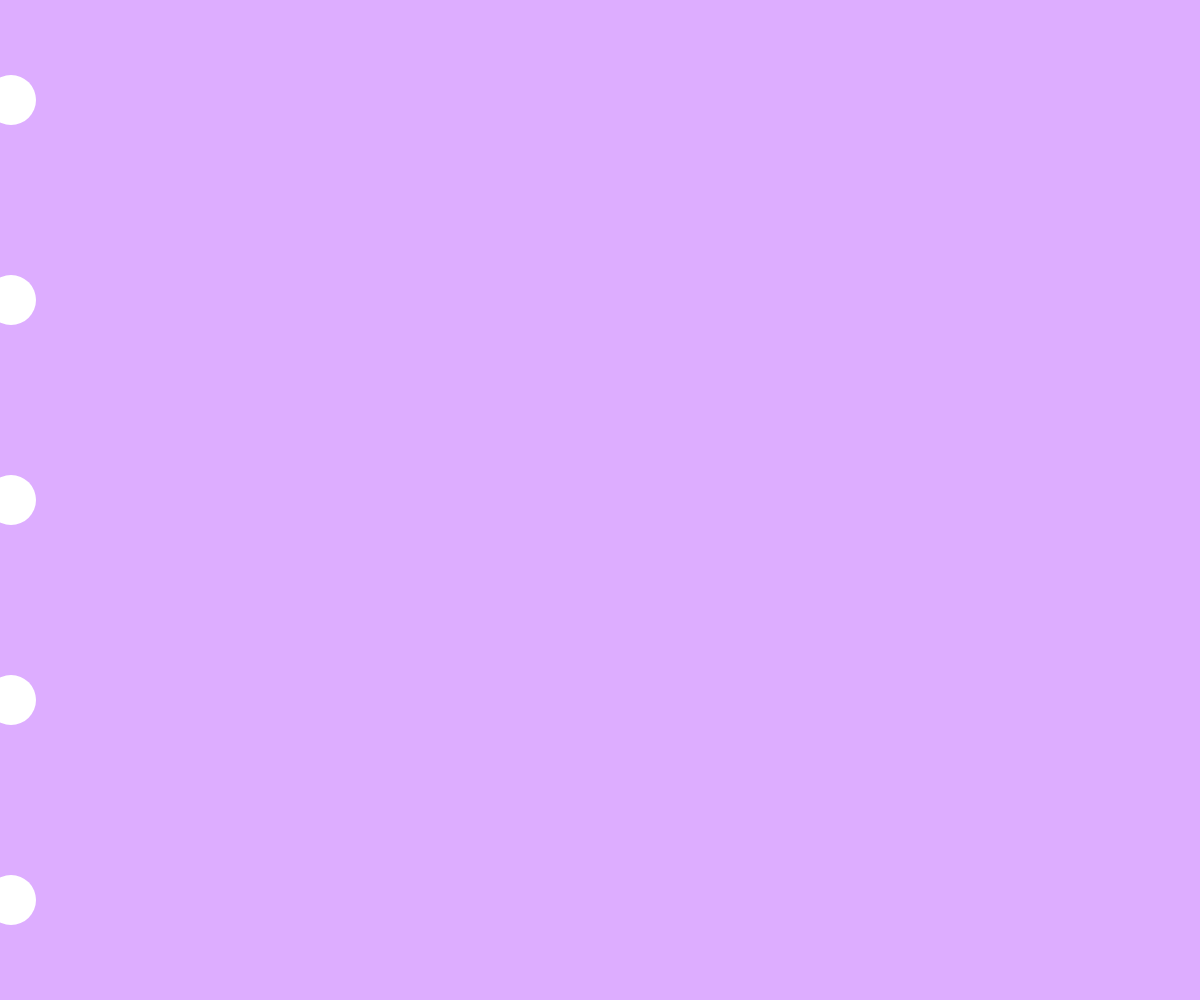
Frame 1 (no input)
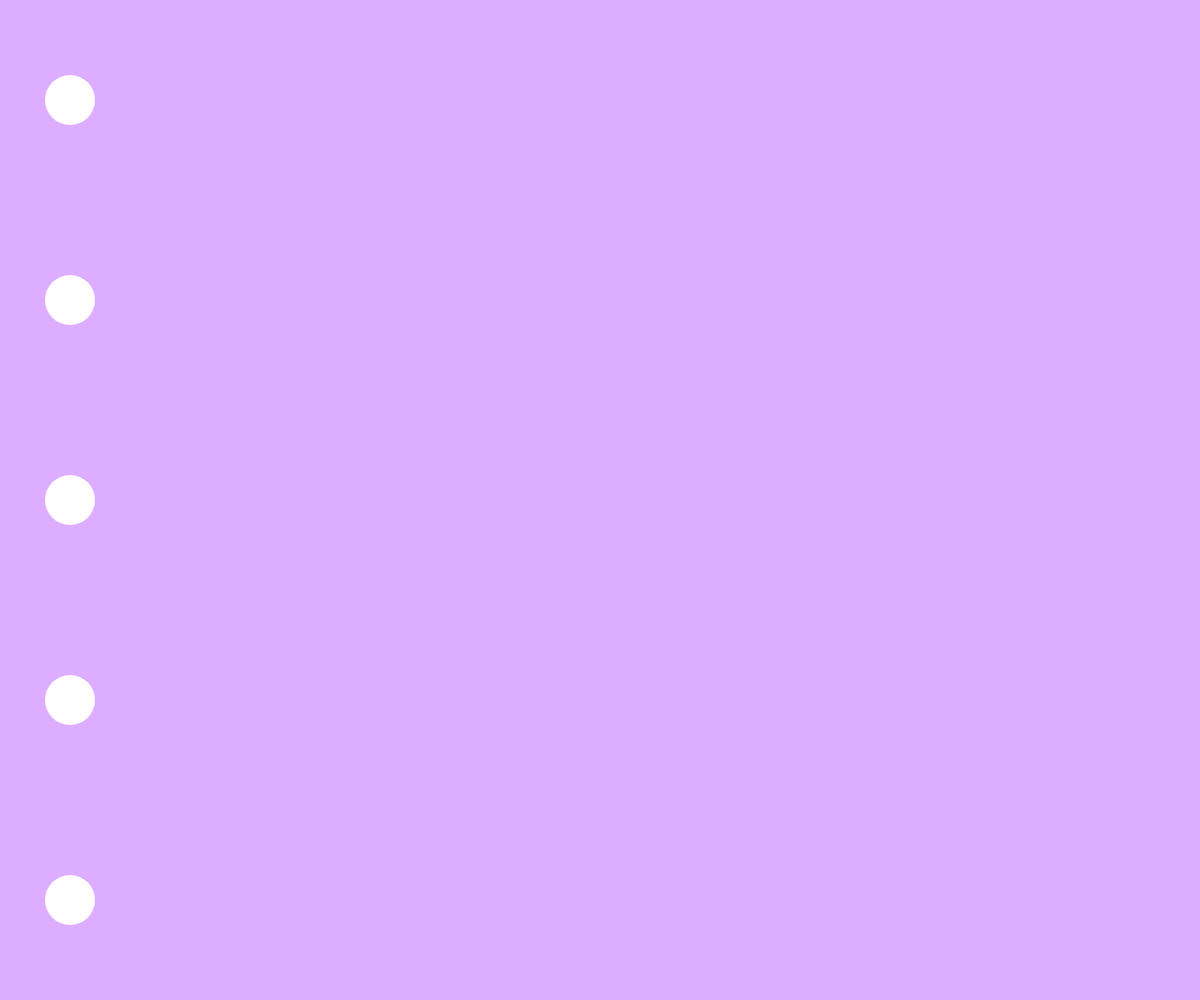
Frame 60 (no input)
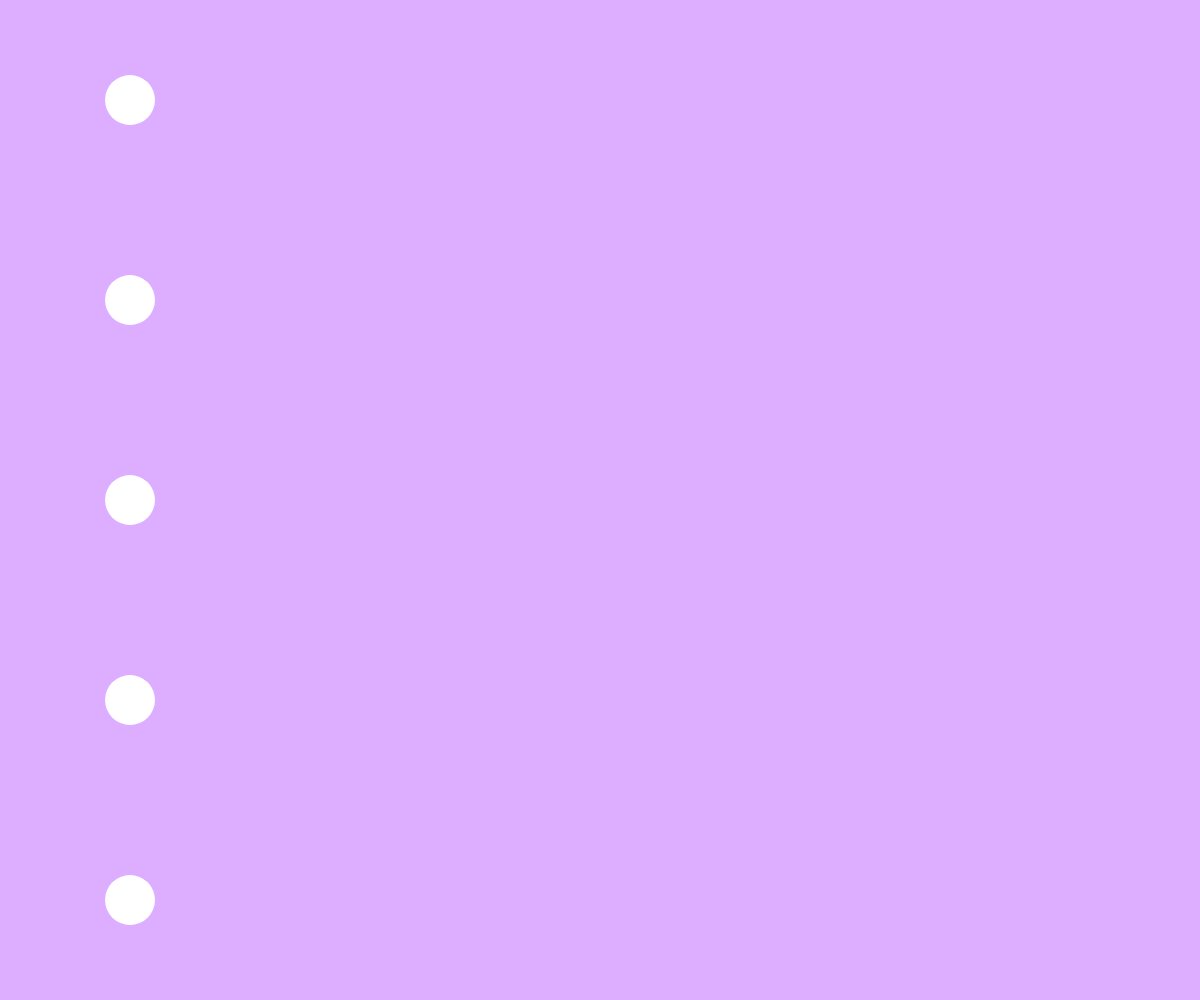
Frame 120 (the mouse pressed at the canvas centre since frame 60)

The p5.js sketch that drew these frames (run headless with seeded random() and noise() and a simulated clock; from frame 60 on, the mouse is pressed at the canvas centre):

// p5.js sketch
// ── sketch.js
let x = 10

class Circle{
  constructor(x,y,r,color){
    this.x= x
    this.y= y
    this.r= r
    this.color= color
  }

  draw(){
    fill(this.color)
    noStroke()
    ellipse(this.x,this.y,this.r)
  }
}

function setup() {
  createCanvas(windowWidth, windowHeight)
  circles = new Array(5)
  for(let i = 0; i <circles.length; i++){
    circles[i] = new Circle(x,map(i,0,4,100,height-100),50,"white")
  }
}

function draw(){
  background("#ddadff")
  for(let circle of circles){
    circle.x+=1
    if(circle.x>=width+(circle.r/2)){
      circle.x=-(circle.r/2)
    }
    circle.draw()

  }
}

function mouseClicked(){
  for(let circle of circles){
    if((circle.r/2)>dist(circle.x,circle.y,mouseX,mouseY)){
      circle.color=color(random(0,255),random(0,255),random(0,255))
    }
  }
}
